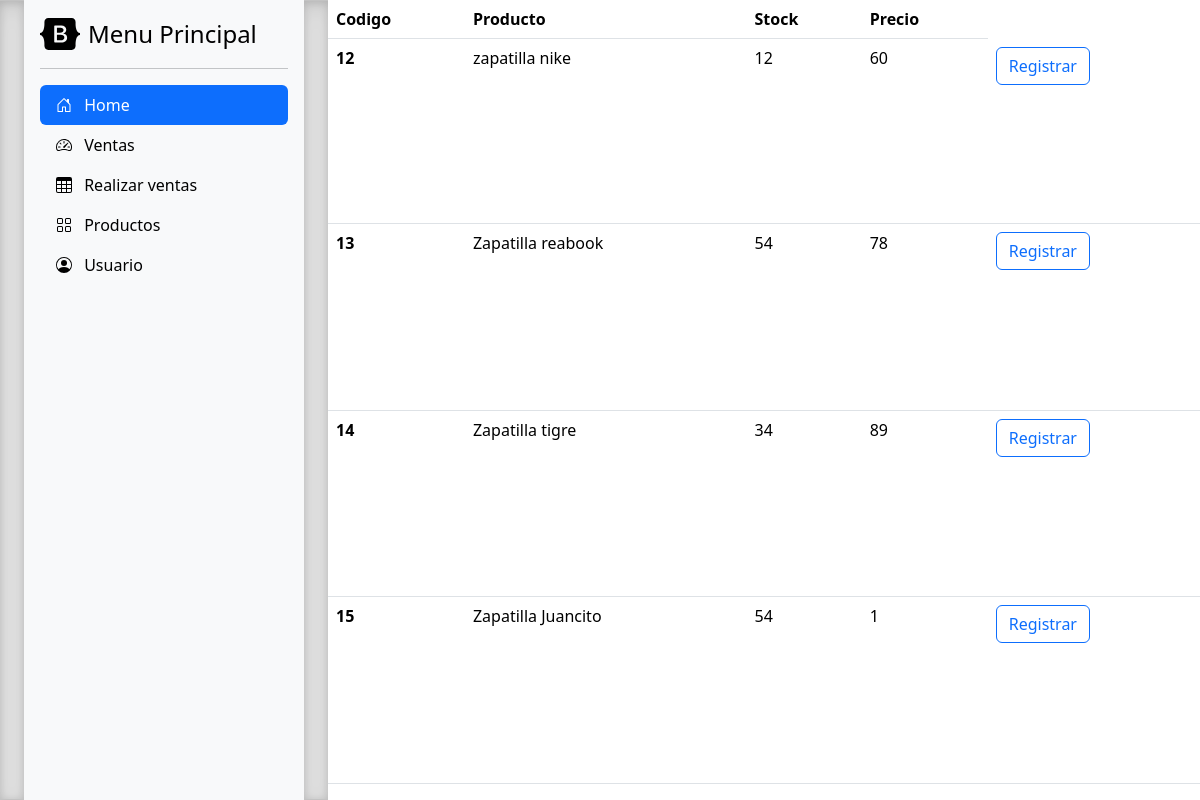
/productos/, run on the app's committed database.
### ventas/models.py (models this page shows, shortened)
class Productos(models.Model):
    codigo = models.CharField(max_length=200, unique=False, null=True, blank=True)
    descripcion = models.CharField(max_length=200, unique=False, null=True, blank=True)
    stock = models.IntegerField()
    precio = models.IntegerField()
    class Meta:
        verbose_name='producto'
        verbose_name_plural='productos'
        order_with_respect_to='descripcion'

### ventas/views.py (the view)
# urls.py: path('productos/', views.productos_view, name="productos"),
def productos_view(request):
    productos = Productos.objects.all()
    context = {
        'productos' : productos,
    }
    return render(request, 'productos.html', context)

### ventas/templates/productos.html (shortened to what this page needs)
{% extends "base.html" %}
{% block content %}
<link href="https://cdn.jsdelivr.net/npm/bootstrap@5.3.2/dist/css/bootstrap.min.css" rel="stylesheet">
<table class="table table table-hover">
    <thead>
      <tr>
        <th scope="col">Codigo</th>
        <th scope="col">Producto</th>
        <th scope="col">Stock</th>
        <th scope="col">Precio</th>
      </tr>
    </thead>
    <tbody>
      {% for i in productos %}
      <tr>
        <th>{{i.codigo}}</th>
        <td>{{i.descripcion}}</td>
        <td>{{i.stock}}</td>
        <td>{{i.precio}}</td>
        <td><div class="btn-group" role="group" aria-label="Basic outlined example">
          <button type="button" class="btn btn-outline-primary">Registrar</button>
        </div></button></td>
      </tr>
      {% endfor %}
    </tbody>
  </table>
  {% endblock %}

### miapp/style.css (style rules this page uses)
body { min-height: 100vh; min-height: -webkit-fill-available; }

### data on the page
Productos: codigo "12", descripcion "zapatilla nike", stock "12", precio "60"
Productos: codigo "13", descripcion "Zapatilla reabook", stock "54", precio "78"
Productos: codigo "14", descripcion "Zapatilla tigre", stock "34", precio "89"
Productos: codigo "15", descripcion "Zapatilla Juancito", stock "54", precio "1"
